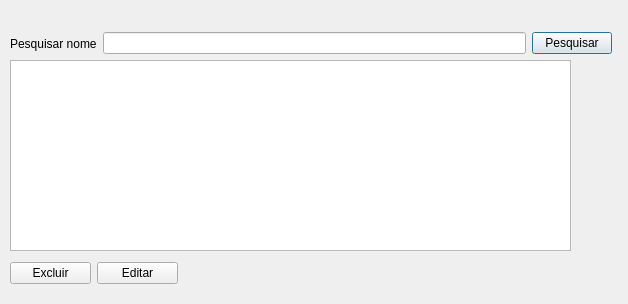
<?xml version="1.0" encoding="UTF-8"?>
<ui version="4.0">
 <class>fm_pesquisa</class>
 <widget class="QDialog" name="fm_pesquisa">
  <property name="geometry">
   <rect>
    <x>0</x>
    <y>0</y>
    <width>628</width>
    <height>304</height>
   </rect>
  </property>
  <property name="windowTitle">
   <string>Dialog</string>
  </property>
  <widget class="QTableWidget" name="tw_compromisso">
   <property name="geometry">
    <rect>
     <x>10</x>
     <y>60</y>
     <width>561</width>
     <height>191</height>
    </rect>
   </property>
  </widget>
  <widget class="QWidget" name="layoutWidget">
   <property name="geometry">
    <rect>
     <x>10</x>
     <y>30</y>
     <width>602</width>
     <height>27</height>
    </rect>
   </property>
   <layout class="QHBoxLayout" name="horizontalLayout">
    <item>
     <widget class="QLabel" name="label">
      <property name="text">
       <string>Pesquisar nome</string>
      </property>
     </widget>
    </item>
    <item>
     <widget class="QLineEdit" name="txt_pesquisanome">
      <property name="minimumSize">
       <size>
        <width>400</width>
        <height>0</height>
       </size>
      </property>
     </widget>
    </item>
    <item>
     <widget class="QPushButton" name="btn_pesquisar">
      <property name="text">
       <string>Pesquisar</string>
      </property>
     </widget>
    </item>
   </layout>
  </widget>
  <widget class="QWidget" name="layoutWidget">
   <property name="geometry">
    <rect>
     <x>10</x>
     <y>260</y>
     <width>168</width>
     <height>27</height>
    </rect>
   </property>
   <layout class="QHBoxLayout" name="horizontalLayout_2">
    <item>
     <widget class="QPushButton" name="btn_excluir">
      <property name="text">
       <string>Excluir</string>
      </property>
     </widget>
    </item>
    <item>
     <widget class="QPushButton" name="btn_editar">
      <property name="text">
       <string>Editar</string>
      </property>
     </widget>
    </item>
   </layout>
  </widget>
 </widget>
 <resources/>
 <connections/>
</ui>
